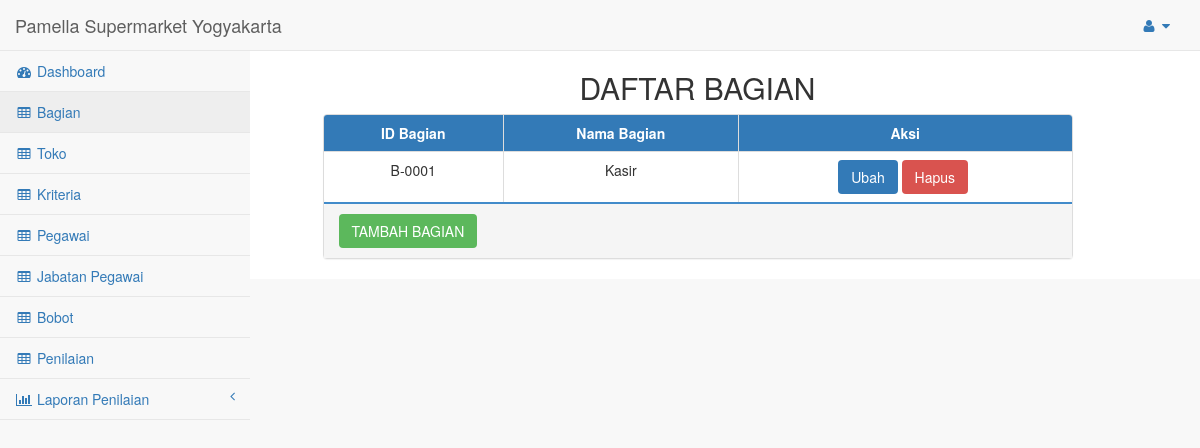
The app's page /pages/index.php?navigasi=bagian&crud=view, older data.
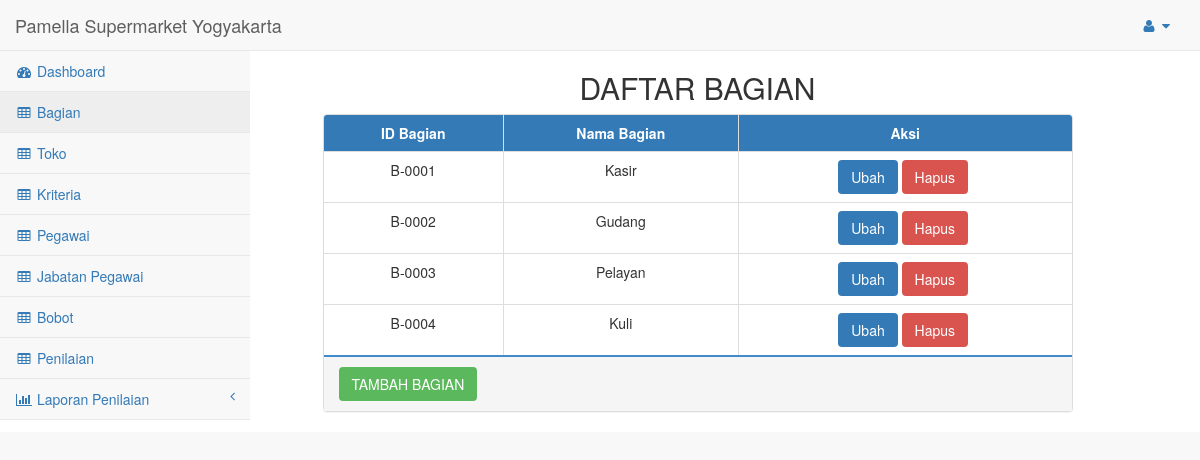
The same page, newer data.
### tables this page shows
CREATE TABLE `bagian` (
  `id_bagian` char(8) NOT NULL,
  `bagian` varchar(20) NOT NULL
);

### include/view/read/bagian_tampil.php (the view, shortened to what this page needs)
<div class="col-sm-8 col-sm-offset-3">
	<h2 class="text-center">DAFTAR BAGIAN</h2>
	<div class="panel-group">
		<div class="panel panel-default">
			<table class="table table-bordered table-hover text-center panel panel-primary">
				<thead class="panel-heading">
					<tr>
						<th class="text-center">ID Bagian</th>
						<th class="text-center">Nama Bagian</th>
						<th class="text-center">Aksi</th>
					</tr>
				</thead>
				<tbody>
					<?php
							$sql = "select * from bagian order by id_bagian";
							$hasil = mysqli_query($db_link,$sql);
							while ($data=mysqli_fetch_array($hasil)) {
							echo "<tr>";
								echo "<td>{$data['id_bagian']}</td>
											<td>{$data['bagian']}</td>
											<td>
												<a class='btn btn-primary ubah' ref='".$data['id_bagian']."'>Ubah</a>
												<a class='btn btn-danger hapus' ref='".$data['id_bagian']."'>Hapus</a>&nbsp;
											</td>";
							echo "</tr>";
						}
					?>
				</tbody>
			</table>
						<hr style="height:2px; border:none;margin:0; color:#000; background-color:#428bca;">
			<div class="panel-heading">
					<div class="row">
						<div class="col-sm-12">
							<button type="button" id="tambah" class="btn btn-success">TAMBAH BAGIAN</button>
						</div>
					</div>
			</div>
		</div>
	</div>
</div>

### pages/index.php (shortened to what this page needs)
<!DOCTYPE html>
<html lang="en">
<head>
    <link href="../vendor/bootstrap/css/bootstrap.min.css" rel="stylesheet">
    <link href="../vendor/metisMenu/metisMenu.min.css" rel="stylesheet">
    <link href="../dist/css/sb-admin-2.css" rel="stylesheet">
    <link href="../vendor/font-awesome/css/font-awesome.min.css" rel="stylesheet" type="text/css">
    <link href="../vendor/bootstrap/css/bootstrap-datetimepicker-standalone.css" rel="stylesheet">
    <link href="../vendor/bootstrap/css/bootstrap-datetimepicker.min.css" rel="stylesheet">
</head>
<body >
    <div id="wrapper">
        <nav class="navbar navbar-default navbar-static-top" role="navigation" style="margin-bottom: 0">
            <div class="navbar-header">
                <a class="navbar-brand" href="index.html">Pamella Supermarket Yogyakarta</a>
            </div>
            <ul class="nav navbar-top-links navbar-right">
                <li class="dropdown">
                    <a class="dropdown-toggle" data-toggle="dropdown" href="#">
                        <i class="fa fa-user fa-fw"></i> <i class="fa fa-caret-down"></i>
                    </a>
                </li>
            </ul>
            <div class="navbar-default sidebar" role="navigation">
                <div class="sidebar-nav navbar-collapse">
                    <ul class="nav" id="side-menu">
                        <li>
                            <a href="index.html"><i class="fa fa-dashboard fa-fw"></i> Dashboard</a>
                        </li>
                        <li>
                            <a href="index.php?navigasi=bagian&crud=view"><i class="fa fa-table fa-fw"></i> Bagian</a>
                        </li>
                        <li>
                            <a href="index.php?navigasi=toko&crud=view"><i class="fa fa-table fa-fw"></i> Toko</a>
                        </li>
                        <li>
                            <a href="index.php?navigasi=kriteria&crud=view"><i class="fa fa-table fa-fw"></i> Kriteria</a>
                        </li>
                        <li>
                            <a href="index.php?navigasi=pegawai&crud=view"><i class="fa fa-table fa-fw"></i> Pegawai</a>
                        </li>
                        <li>
                            <a href="index.php?navigasi=jabatan_pegawai&crud=view"><i class="fa fa-table fa-fw"></i> Jabatan Pegawai</a>
                        </li>
                        <li>
                            <a href="index.php?navigasi=bobot_penilaian&crud=view"><i class="fa fa-table fa-fw"></i> Bobot</a>
                        </li>
                        <li>
                            <a href="index.php?navigasi=penilaian&crud=view"><i class="fa fa-table fa-fw"></i> Penilaian</a>
                        </li>
                        <li>
                            <a href="#"><i class="fa fa-bar-chart-o fa-fw"></i> Laporan Penilaian<span class="fa arrow"></span></a>
                        </li>
                    </ul>
                </div>
            </div>
        </nav>
        <div class="page-wrapper" style="margin:0 auto;background-color:white">
            <div class="container" style="">
                <div class="row" id="refresh">
                <?php
                	include_once "../include/navigasi/navigasi.php";
                ?>
                </div>
            </div>
        </div>
    </div>
</body>
</html>

### include/navigasi/navigasi.php (shortened to what this page needs)
<?php
if(isset($_GET['navigasi'])){
      if($_GET['navigasi']=='bagian'){
        if ($_GET['crud']=='view'){
          include_once "../include/view/read/bagian_tampil.php";
        }
      }
    };
?>

Row changes from the older to the newer data that the page shows:
added bagian: id_bagian "B-0002", bagian "Gudang"
added bagian: id_bagian "B-0003", bagian "Pelayan"
added bagian: id_bagian "B-0004", bagian "Kuli"
